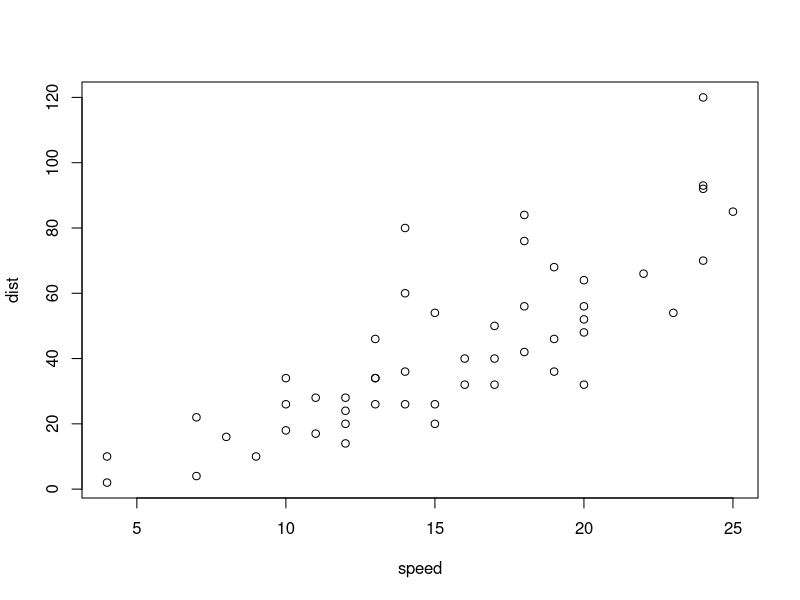
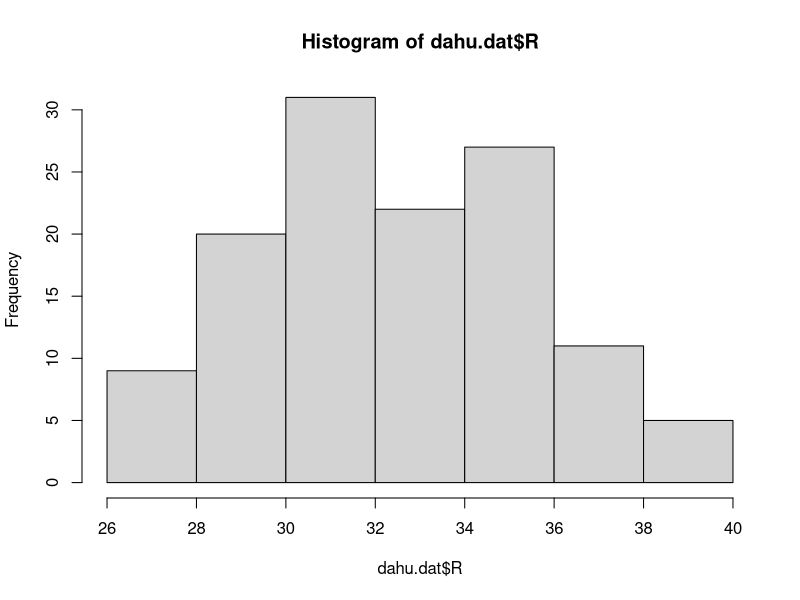

These charts were generated, in order, by the following R code:
## ---- chunk 1
summary(cars)
## ---- chunk 2
plot(cars)
## ---- chunk 3
dahu.dat<-read.csv("dahu.csv")
hist(dahu.dat$R)
